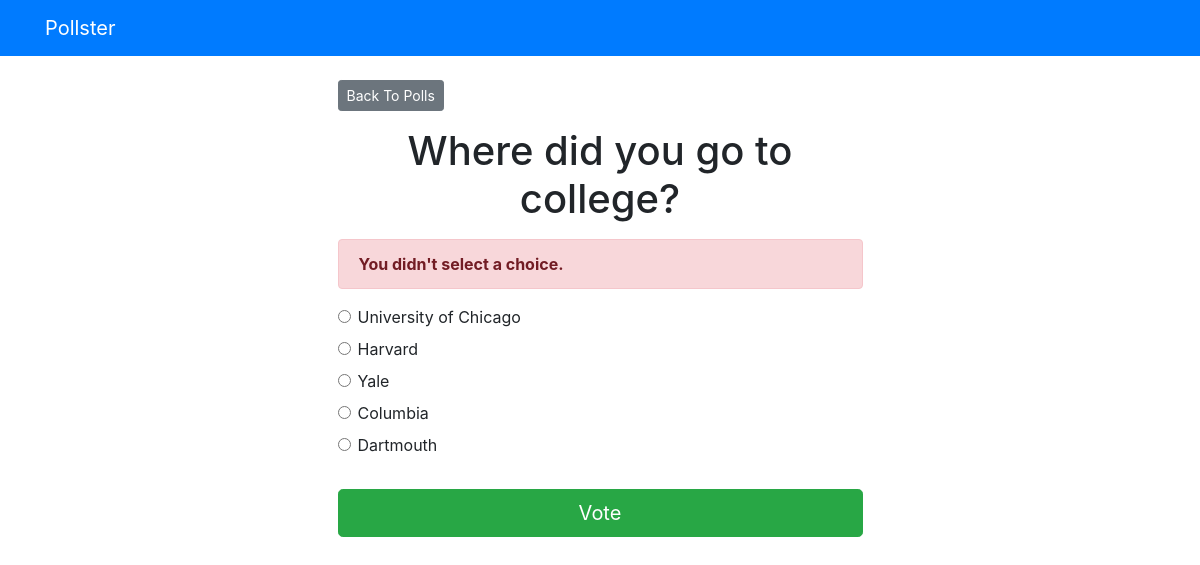
/polls/2/vote/, run on the app's committed database.
### polls/models.py (models this page shows, shortened)
class Question(models.Model):
    question_text = models.CharField(max_length=200)
    pub_date = models.DateTimeField('Date Published')

class Choice(models.Model):
    question = models.ForeignKey(Question, on_delete=models.CASCADE)
    choice_text = models.CharField(max_length=200)
    votes = models.IntegerField(default=0)

### polls/views.py (the view)
# urls.py: path('<int:question_id>/vote/', views.vote, name='vote')
def vote(request, question_id):
    question = get_object_or_404(Question, pk=question_id)
    try:
        selected_choice = question.choice_set.get(pk=request.POST['choice'])
    except  (KeyError, Choice.DoesNotExist):
        return render(request, 'polls/detail.html', {
            'question':question,
            'error_message': "You didn't select a choice.",
        })
    else:
        selected_choice.votes += 1
        selected_choice.save()
        return HttpResponseRedirect(reverse('polls:results', args=(question.id,)))

### templates/polls/detail.html (shortened to what this page needs)
{% extends 'base.html' %}
{% block content %}
<a class='btn btn-secondary btn-sm mb-3' href="{% url 'polls:index' %}">
  Back To Polls
</a>
<h1 class='text-center mb-3'> {{ question.question_text }} </h1>
{% if error_message %}
<p class='alert alert-danger'>
  <strong>{{ error_message }}</strong>
</p>
{% endif %}
<form action="{% url 'polls:vote' question.id %}" method='post'>
  {% for choice in question.choice_set.all %}
    <div class='form-check'>
      <input
        type='radio'
        name='choice'
        class='form-check-input'
        id='choice{{ forloop.counter }}'
        value='{{ choice.id }}'
      />
      <label for='choice{{ forloop.counter }}'> {{choice.choice_text }} </label>
    </div>
  {% endfor %}
  <input type='submit' value='Vote' class='btn btn-success btn-lg btn-block mt-4' />
</form>
{% endblock %}

### data on the page
Question: question_text "Where did you go to college?"
Choice: choice_text "University of Chicago"
Choice: choice_text "Harvard"
Choice: choice_text "Yale"
Choice: choice_text "Columbia"
Choice: choice_text "Dartmouth"

### other printed values
{{ error_message }} "You didn't select a choice."
